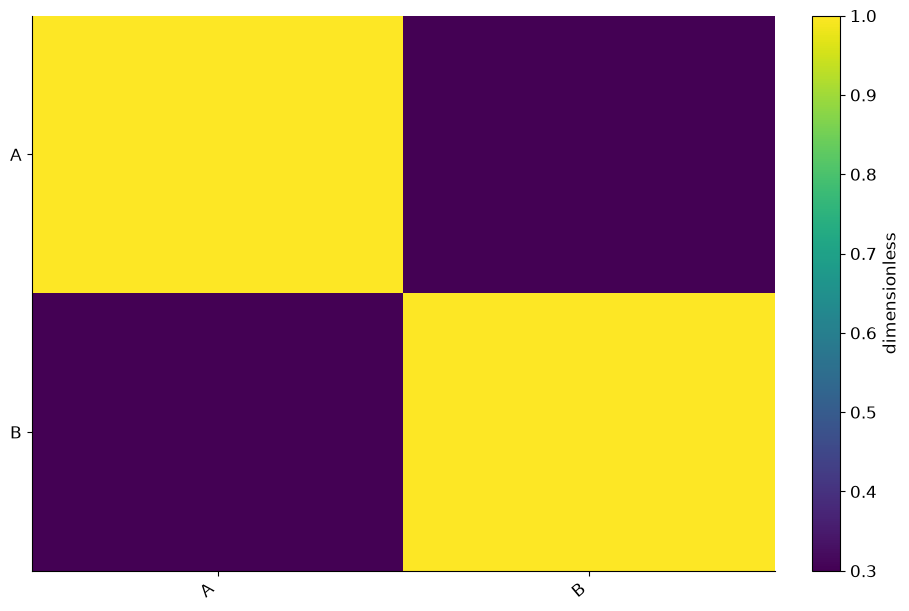

The Python source for this figure:
# Tuyan deterministic figure renderer v1; values are immutable source data.
import json
import math
import numpy as np
import matplotlib
matplotlib.use('Agg')
import matplotlib.pyplot as plt
from matplotlib.patches import Circle
from matplotlib.colors import ListedColormap, BoundaryNorm
d = json.loads("{\"type\":\"heatmap\",\"rows\":[{\"row\":\"A\",\"column\":\"A\",\"value\":1},{\"row\":\"A\",\"column\":\"B\",\"value\":0.3},{\"row\":\"B\",\"column\":\"A\",\"value\":0.3},{\"row\":\"B\",\"column\":\"B\",\"value\":1}],\"units\":{\"value\":\"dimensionless\",\"x\":\"dimensionless\",\"y\":\"dimensionless\",\"size\":\"dimensionless\",\"low\":\"dimensionless\",\"high\":\"dimensionless\",\"start\":\"dimensionless\",\"end\":\"dimensionless\",\"effect\":\"dimensionless\",\"p\":\"dimensionless\",\"mean\":\"dimensionless\",\"fpr\":\"dimensionless\",\"tpr\":\"dimensionless\",\"recall\":\"dimensionless\",\"precision\":\"dimensionless\",\"predicted\":\"dimensionless\",\"observed\":\"dimensionless\",\"count\":\"dimensionless\",\"a\":\"dimensionless\",\"b\":\"dimensionless\",\"se\":\"dimensionless\",\"u\":\"dimensionless\",\"v\":\"dimensionless\",\"time\":\"dimensionless\",\"event\":\"dimensionless\"},\"options\":{\"bandwidth\":0.5,\"bins\":5,\"nullValue\":0,\"initialValue\":0,\"levels\":[0.5,1,1.5]},\"analysis\":{\"method\":\"pca\",\"description\":\"Synthetic precomputed QA values; not a statistical analysis of research data.\",\"pKind\":\"p\"},\"variants\":[],\"pixels\":1024,\"plotStyle\":{\"width\":9,\"height\":6,\"fontSize\":12}}")
r, kind, opt = d['rows'], d['type'], d['options']
plt.rcParams.update({'font.size':d['plotStyle']['fontSize']})
fig, ax = plt.subplots(figsize=(d['plotStyle']['width'], d['plotStyle']['height']), layout='constrained')
fig.set_facecolor('white')
fig._tuyan_target_pixels = d['pixels']
colors = ['#487968','#c58b53','#647da6','#a77592','#a5a659']
labels = [str(row.get('label',i+1)) for i,row in enumerate(r)]
unit = d['units']
def col(name):
    return np.array([row[name] for row in r], dtype=float)
def grouped():
    names = list(dict.fromkeys([str(row.get('group','Data')) for row in r]))
    return names, [np.array([row['value'] for row in r if str(row.get('group','Data')) == name], dtype=float) for name in names]
def density(values):
    # User-specified positive bandwidth; no concealed automatic inference.
    bw=float(opt['bandwidth'])
    grid=np.linspace(float(min(values))-3*bw,float(max(values))+3*bw,256)
    z=(grid[:,None]-values[None,:])/bw
    return grid,np.exp(-0.5*z*z).mean(axis=1)/(bw*math.sqrt(2*math.pi))
if kind in ['bar','dotplot','lollipop','forest']:
    y=np.arange(len(r)); values=col('value')
    if kind=='bar':
        bars=ax.barh(y,values,color=colors[0]); assert np.allclose([b.get_width() for b in bars],values)
    elif kind=='lollipop':
        ax.hlines(y,0,values,color=colors[0]); ax.scatter(values,y,color=colors[0])
    elif kind=='forest':
        ax.errorbar(values,y,xerr=np.vstack([values-col('low'),col('high')-values]),fmt='o',color=colors[0],capsize=3)
        ax.axvline(float(opt['nullValue']),color='#969e96',linestyle='--')
    else: ax.scatter(values,y,color=colors[0])
    ax.set_yticks(y,labels);ax.invert_yaxis();ax.set_xlabel(unit['value'])
elif kind in ['dumbbell','gantt']:
    y=np.arange(len(r));start,end=col('start'),col('end')
    if kind=='gantt': ax.barh(y,end-start,left=start,color=colors[0])
    else:
        ax.hlines(y,start,end,color='#9da99e');ax.scatter(start,y,label=opt.get('startLabel','Start'),color=colors[0]);ax.scatter(end,y,label=opt.get('endLabel','End'),color=colors[1]);ax.legend()
    ax.set_yticks(y,labels);ax.invert_yaxis();ax.set_xlabel(unit['start'])
elif kind=='waterfall':
    values=col('value');start=float(opt['initialValue'])+np.r_[0,np.cumsum(values)[:-1]]
    ax.bar(np.arange(len(r)),values,bottom=start,color=[colors[0] if v>=0 else colors[1] for v in values]);ax.set_xticks(np.arange(len(r)),labels,rotation=30);ax.set_ylabel(unit['value']);ax.axhline(0,color='#adb3a9')
elif kind=='histogram':
    values=col('value');counts,edges=np.histogram(values,bins=opt['bins'])
    assert int(counts.sum())==len(values)
    artists=ax.bar(edges[:-1],counts,width=np.diff(edges),align='edge',color=colors[0],edgecolor='white')
    assert np.allclose([p.get_height() for p in artists],counts)
    ax.set_xlabel(unit['value']);ax.set_ylabel('Count')
elif kind=='stripplot':
    names,groups=grouped()
    for i,values in enumerate(groups):ax.scatter(np.full(len(values),i),values,color=colors[i%len(colors)],s=22,alpha=.7)
    ax.set_xticks(np.arange(len(names)),names);ax.set_ylabel(unit['value'])
elif kind in ['boxplot','violin','raincloud','density','ridgeline']:
    names,groups=grouped()
    if kind=='boxplot': ax.boxplot(groups,whis=1.5,showfliers=True);ax.set_xticks(np.arange(len(names))+1,names);ax.set_ylabel(unit['value'])
    elif kind=='violin':
        # bw_method is explicit to avoid a hidden bandwidth choice.
        ax.violinplot(groups,showmeans=False,showmedians=True,bw_method=float(opt['bandwidth']));ax.set_xticks(np.arange(len(names))+1,names);ax.set_ylabel(unit['value'])
    else:
        for i,values in enumerate(groups):
            grid,pdf=density(values); color=colors[i%len(colors)]
            if kind=='density': ax.plot(grid,pdf,color=color,label=names[i])
            else:
                base=float(i);scale=0.65/max(pdf) if max(pdf)>0 else 1
                ax.fill_between(grid,base,base+pdf*scale,color=color,alpha=0.45)
                if kind=='raincloud':
                    ax.scatter(values,np.full(len(values),base-0.15),color=color,s=15)
                    ax.boxplot([values],positions=[base-0.35],vert=False,widths=.15,whis=1.5,manage_ticks=False)
        ax.set_xlabel(unit['value'])
        if kind=='density':ax.set_ylabel('Density');ax.legend()
        else:ax.set_yticks(np.arange(len(names)),names)
elif kind=='ecdf':
    values=np.sort(col('value')); p=np.arange(1,len(values)+1)/len(values)
    line=ax.step(values,p,where='post',color=colors[0])[0];assert np.allclose(line.get_ydata(),p)
    ax.set_xlabel(unit['value']);ax.set_ylabel('Cumulative proportion');ax.set_ylim(0,1)
elif kind in ['line','area','scatter','bubble','ordination','ma_plot','volcano','roc','pr_curve','calibration','bland_altman','funnel_meta']:
    xname,yname='x','y'
    if kind=='ma_plot':xname,yname='mean','effect'
    if kind=='roc':xname,yname='fpr','tpr'
    if kind=='pr_curve':xname,yname='recall','precision'
    if kind=='calibration':xname,yname='predicted','observed'
    if kind=='funnel_meta':xname,yname='effect','se'
    if kind=='volcano':x=col('effect');y=-np.log10(col('p'));xlabel='Effect ('+unit['effect']+')';ylabel='-log10('+d['analysis']['pKind']+')'
    elif kind=='bland_altman':
        a,b=col('a'),col('b');x=(a+b)/2;y=a-b;bias=np.mean(y);sd=np.std(y,ddof=1)
        for line,label in [(bias,'Mean difference'),(bias-1.96*sd,'Lower agreement limit'),(bias+1.96*sd,'Upper agreement limit')]:ax.axhline(line,color='#9a9f96',linestyle='--',label=label)
        ax.legend(fontsize=8);xlabel='Mean ('+unit['a']+')';ylabel='A - B ('+unit['a']+')'
    else:x,y=col(xname),col(yname);xlabel=xname+' ('+unit[xname]+')';ylabel=yname+' ('+unit[yname]+')'
    if kind in ['line','area','roc','pr_curve','calibration']:
        order=np.lexsort((y,x)) if kind=='roc' else np.argsort(x,kind='stable');x,y=x[order],y[order]
        artist=ax.plot(x,y,color=colors[0],marker='o',markersize=3)[0];assert np.allclose(artist.get_ydata(),y)
        if kind=='area':ax.fill_between(x,0,y,color=colors[0],alpha=.25)
    else:
        artist=ax.scatter(x,y,s=col('size')*float(opt.get('areaScale',20)) if kind=='bubble' else 26,color=colors[0]);assert np.allclose(artist.get_offsets(),np.column_stack([x,y]))
    ax.set_xlabel(xlabel);ax.set_ylabel(ylabel)
    if kind=='bubble':
        handles,legend_labels=artist.legend_elements(prop='sizes',num=3,func=lambda size:size/float(opt.get('areaScale',20)))
        ax.legend(handles,legend_labels,title='Area ('+unit['size']+')',fontsize=8)
    if kind in ['roc','calibration']:ax.plot([0,1],[0,1],linestyle='--',color='#adb3a9');ax.set_xlim(0,1);ax.set_ylim(0,1)
    if kind=='pr_curve':ax.set_xlim(0,1);ax.set_ylim(0,1)
    if kind=='funnel_meta':ax.invert_yaxis()
    if kind=='ordination':ax.text(.01,1.02,d['analysis']['method'].upper(),transform=ax.transAxes,fontsize=10)
elif kind in ['heatmap','adjacency_matrix','correlation_matrix','confusion_matrix','bubble_matrix','binary_matrix']:
    names_y=list(dict.fromkeys([str(row['row']) for row in r]));names_x=list(dict.fromkeys([str(row['column']) for row in r]))
    matrix=np.full((len(names_y),len(names_x)),np.nan)
    for row in r:matrix[names_y.index(str(row['row'])),names_x.index(str(row['column']))]=row['value']
    if kind=='bubble_matrix':
        for row in r:ax.scatter(names_x.index(str(row['column'])),names_y.index(str(row['row'])),s=row['value']*float(opt.get('areaScale',25)),color=colors[0])
        ax.invert_yaxis()
    elif kind=='binary_matrix':
        cmap=ListedColormap(['#f1f3ed','#487968']);cmap.set_bad('#b7b9b2')
        img=ax.pcolormesh(np.arange(len(names_x)+1)-.5,np.arange(len(names_y)+1)-.5,matrix,cmap=cmap,norm=BoundaryNorm([-.5,.5,1.5],2),shading='flat');ax.invert_yaxis();fig.colorbar(img,ax=ax,ticks=[0,1],label='0 absent / 1 present; grey missing')
        assert np.allclose(img.get_array(),matrix,equal_nan=True)
    else:
        img=ax.pcolormesh(np.arange(len(names_x)+1)-.5,np.arange(len(names_y)+1)-.5,matrix,cmap='RdBu_r' if kind=='correlation_matrix' else 'viridis',vmin=-1 if kind=='correlation_matrix' else None,vmax=1 if kind=='correlation_matrix' else None,shading='flat');ax.invert_yaxis();fig.colorbar(img,ax=ax,label=unit['value'])
        assert np.allclose(img.get_array(),matrix,equal_nan=True)
    ax.set_xticks(np.arange(len(names_x)),names_x,rotation=40,ha='right');ax.set_yticks(np.arange(len(names_y)),names_y)
    if kind=='confusion_matrix':ax.set_xlabel('Predicted class');ax.set_ylabel('True class')
elif kind=='pie':
    values=col('value');wedges,_=ax.pie(values,labels=labels,colors=colors,normalize=True)
    assert np.allclose([(w.theta2-w.theta1)/360 for w in wedges],values/sum(values),atol=1e-6)
elif kind=='rose':
    fig.delaxes(ax);ax=fig.add_subplot(111,projection='polar');values=col('value');theta=np.arange(len(r))*2*np.pi/len(r)
    ax.bar(theta,np.sqrt(values),width=2*np.pi/len(r),color=colors[0],edgecolor='white');ax.set_xticks(theta,labels);ax.set_ylabel('Radius = sqrt(value)')
elif kind in ['gene_track','protein_domain']:
    start,end=col('start'),col('end');ax.barh(np.arange(len(r)),end-start,left=start,color=colors[0]);ax.set_yticks(np.arange(len(r)),labels);ax.set_xlabel(unit['start']);ax.invert_yaxis()
elif kind=='vector_field':
    artist=ax.quiver(col('x'),col('y'),col('u'),col('v'),angles='xy',scale_units='xy',scale=1,color=colors[0]);ax.set_xlabel(unit['x']);ax.set_ylabel(unit['y']);ax.set_aspect('equal')
elif kind=='contour':
    xs=np.unique(col('x'));ys=np.unique(col('y'));z=np.full((len(ys),len(xs)),np.nan)
    for row in r:z[list(ys).index(row['y']),list(xs).index(row['x'])]=row['value']
    cs=ax.contour(xs,ys,z,levels=opt['levels'])
    for label in ax.clabel(cs,inline=False,fontsize=8):label.set_bbox({'facecolor':'white','edgecolor':'none','pad':1})
    ax.set_xlabel(unit['x']);ax.set_ylabel(unit['y'])
elif kind=='kaplan_meier':
    names=list(dict.fromkeys([str(row.get('group','Data')) for row in r]))
    for i,name in enumerate(names):
        data=[row for row in r if str(row.get('group','Data'))==name];times=sorted(set(row['time'] for row in data));xs=[0.];ys=[1.];s=1.
        for t in times:
            risk=sum(row['time']>=t for row in data);events=sum(row['time']==t and row['event']==1 for row in data)
            s=s*(1-events/risk);xs.append(t);ys.append(s)
            cens=sum(row['time']==t and row['event']==0 for row in data)
            if cens:ax.plot(t,s,marker='+',color=colors[i%len(colors)])
        ax.step(xs,ys,where='post',label=name,color=colors[i%len(colors)])
    ax.set_ylim(0,1.03);ax.set_ylabel('Survival probability (no CI estimated)');ax.set_xlabel(unit['time']);ax.legend()
elif kind in ['venn','upset']:
    names=[row['set'] for row in r];sets=[set(row['members']) for row in r];members=set().union(*sets);counts={}
    for item in members:
        mask=tuple(item in s for s in sets);counts[mask]=counts.get(mask,0)+1
    if kind=='venn':
        for x,color,name in [(0.4,colors[0],names[0]),(.65,colors[1],names[1])]:ax.add_patch(Circle((x,.5),.23,facecolor=color,alpha=.25));ax.text(x,.78,name,ha='center')
        for x,key in [(.29,(True,False)),(.525,(True,True)),(.76,(False,True))]:ax.text(x,.5,str(counts.get(key,0)),ha='center')
        ax.set_xlim(0,1.05);ax.set_ylim(0,1);ax.set_aspect('equal');ax.axis('off');ax.text(.5,.1,'Areas are schematic; labels show exact counts',ha='center',fontsize=8)
    else:
        masks=sorted(counts,key=lambda m:(-counts[m],m));ax.bar(np.arange(len(masks)),[counts[m] for m in masks],color=colors[0]);ax.set_xticks(np.arange(len(masks)),[' & '.join(names[i] for i,v in enumerate(m) if v) for m in masks],rotation=35,ha='right');ax.set_ylabel('Exclusive intersection size')
        # Membership matrix below bars is necessary to distinguish UpSet from a bar chart.
        matrix_ax=ax.inset_axes([0,-.48,1,.27]);matrix_ax.set_xlim(-.5,len(masks)-.5)
        for j,m in enumerate(masks):
            ys=[i for i,v in enumerate(m) if v];matrix_ax.plot([j]*len(ys),ys,color=colors[0]);matrix_ax.scatter([j]*len(names),np.arange(len(names)),color=[colors[0] if v else '#dde1d8' for v in m])
        matrix_ax.set_yticks(np.arange(len(names)),names);matrix_ax.set_xticks([]);matrix_ax.invert_yaxis()

checks={}
computed={}
def audit(name,actual,expected,atol=1e-8):
    a=np.asarray(actual,dtype=float);e=np.asarray(expected,dtype=float)
    assert a.shape==e.shape and np.allclose(a,e,rtol=1e-7,atol=atol,equal_nan=True), 'Numeric artist mismatch: '+name
    mask=np.isfinite(a)&np.isfinite(e)
    error=float(np.max(np.abs(a[mask]-e[mask]))) if np.any(mask) else 0.
    checks[name]={'count':int(a.size),'absoluteError':error,'passed':True}
if kind=='bar':audit('bar_widths',[p.get_width() for p in ax.patches],col('value'))
elif kind in ['dotplot','lollipop']:audit('point_values',ax.collections[-1].get_offsets()[:,0],col('value'))
elif kind=='forest':
    audit('point_estimates',ax.lines[0].get_xdata(),col('value'))
    audit('intervals',np.array(ax.collections[0].get_segments())[:,:,0],np.column_stack([col('low'),col('high')]))
elif kind=='dumbbell':
    audit('start_points',ax.collections[1].get_offsets()[:,0],col('start'));audit('end_points',ax.collections[2].get_offsets()[:,0],col('end'))
elif kind=='gantt':
    audit('interval_start',[p.get_x() for p in ax.patches],col('start'));audit('interval_width',[p.get_width() for p in ax.patches],col('end')-col('start'))
elif kind=='waterfall':
    audit('increments',[p.get_height() for p in ax.patches],col('value'));audit('cumulative_baselines',[p.get_y() for p in ax.patches],float(opt['initialValue'])+np.r_[0,np.cumsum(col('value'))[:-1]])
    computed['cumulativeValues']=(float(opt['initialValue'])+np.cumsum(col('value'))).tolist()
elif kind=='histogram':
    audit('bin_heights',[p.get_height() for p in ax.patches],counts);audit('total_count',[sum(p.get_height() for p in ax.patches)],[len(r)]);computed['binEdges']=edges.tolist();computed['binCounts']=counts.tolist()
elif kind=='stripplot':
    for i,values in enumerate(groups):audit('observations_'+str(i),ax.collections[i].get_offsets()[:,1],values)
elif kind=='boxplot':
    for i,values in enumerate(groups):audit('median_'+str(i),ax.lines[i*7+5].get_ydata(),[np.median(values)]*2)
elif kind=='violin':
    medians=ax.collections[-1].get_segments();audit('medians',[x[0,1] for x in medians],[np.median(v) for v in groups])
elif kind in ['density','ridgeline','raincloud']:
    computed['bandwidth']=float(opt['bandwidth']);computed['groupSizes']=[len(v) for v in groups]
    for i,values in enumerate(groups):
        grid,pdf=density(values)
        if kind=='density':audit('density_'+str(i),ax.lines[i].get_ydata(),pdf)
        else:
            top=np.column_stack([grid,i+pdf*(.65/max(pdf))]);bottom=np.column_stack([grid,np.full(len(grid),i)])
            expected=np.vstack([top[0],bottom,top[-1],top[::-1],top[0]])
            audit('density_polygon_'+str(i),ax.collections[i*(2 if kind=='raincloud' else 1)].get_paths()[0].vertices,expected)
        if kind=='raincloud':audit('observations_'+str(i),ax.collections[i*2+1].get_offsets()[:,0],values)
elif kind=='ecdf':
    audit('ecdf_sorted_values',ax.lines[0].get_xdata(),np.sort(col('value')));audit('ecdf_probability',ax.lines[0].get_ydata(),np.arange(1,len(r)+1)/len(r))
elif kind in ['line','area','roc','pr_curve','calibration']:audit('plotted_xy',np.column_stack([artist.get_xdata(),artist.get_ydata()]),np.column_stack([x,y]))
elif kind in ['scatter','bubble','ordination','ma_plot','volcano','bland_altman','funnel_meta']:
    audit('point_coordinates',artist.get_offsets(),np.column_stack([x,y]))
    if kind=='bubble':audit('marker_area',artist.get_sizes(),col('size')*float(opt.get('areaScale',20)))
    if kind=='volcano':computed['negativeLog10P']=y.tolist()
    if kind=='bland_altman':
        audit('agreement_limits',[ln.get_ydata()[0] for ln in ax.lines[:3]],[bias,bias-1.96*sd,bias+1.96*sd]);computed.update({'meanDifference':float(bias),'sampleSdDifference':float(sd),'limits':[float(bias-1.96*sd),float(bias+1.96*sd)]})
elif kind in ['heatmap','adjacency_matrix','correlation_matrix','confusion_matrix','binary_matrix']:audit('matrix_cells',img.get_array(),matrix);computed['missingCells']=int(np.isnan(matrix).sum())
elif kind=='bubble_matrix':audit('marker_areas',[c.get_sizes()[0] for c in ax.collections],col('value')*float(opt.get('areaScale',25)))
elif kind=='pie':audit('angular_proportions',[(w.theta2-w.theta1)/360 for w in wedges],col('value')/sum(col('value')),1e-6)
elif kind=='rose':audit('area_proportions',[p.get_height()**2 for p in ax.patches],col('value'))
elif kind=='vector_field':audit('vectors',np.column_stack([artist.U,artist.V]),np.column_stack([col('u'),col('v')]))
elif kind=='contour':
    audit('contour_levels',cs.levels,opt['levels'])
    for level,path in zip(cs.levels,cs.get_paths()):
        points=path.vertices
        if len(points)==0:continue
        assert np.all(points[:,0]>=xs[0]) and np.all(points[:,0]<=xs[-1]) and np.all(points[:,1]>=ys[0]) and np.all(points[:,1]<=ys[-1]), 'Contour outside data grid'
        ix=np.clip(np.searchsorted(xs,points[:,0],side='right')-1,0,len(xs)-2);iy=np.clip(np.searchsorted(ys,points[:,1],side='right')-1,0,len(ys)-2)
        tx=(points[:,0]-xs[ix])/(xs[ix+1]-xs[ix]);ty=(points[:,1]-ys[iy])/(ys[iy+1]-ys[iy])
        interpolated=(1-tx)*(1-ty)*z[iy,ix]+tx*(1-ty)*z[iy,ix+1]+(1-tx)*ty*z[iy+1,ix]+tx*ty*z[iy+1,ix+1]
        audit('contour_vertices_'+str(float(level)),interpolated,np.full(len(points),level))
    computed['gridShape']=list(z.shape)
elif kind=='kaplan_meier':
    survival_lines=[ln for ln in ax.lines if ln.get_drawstyle()=='steps-post']
    for i,name in enumerate(names):
        data=[row for row in r if str(row.get('group','Data'))==name];prob=1.;expected=[1.]
        for t in sorted(set(row['time'] for row in data)):
            prob*=1-sum(row['time']==t and row['event']==1 for row in data)/sum(row['time']>=t for row in data);expected.append(prob)
        audit('survival_'+str(i),survival_lines[i].get_ydata(),expected)
        computed[name]={'survival':expected}
elif kind=='venn':audit('intersection_labels',[float(t.get_text()) for t in ax.texts[2:5]],[counts.get((True,False),0),counts.get((True,True),0),counts.get((False,True),0)])
elif kind=='upset':audit('exclusive_intersections',[p.get_height() for p in ax.patches],[counts[m] for m in masks]);audit('union_size',[sum(p.get_height() for p in ax.patches)],[len(members)])
assert checks, 'Missing numeric audit for '+kind
fig._tuyan_validation={'typeId':kind,'checks':checks,'computations':computed,'analysis':d['analysis'],'suppliedFields':list(r[0]),'dataSourcePolicy':'User supplied values; artist checks do not establish source authenticity or study validity.'}

for collection in fig.findobj(matplotlib.collections.Collection):collection.set_rasterized(False)
for spine in ['top','right']:
    if spine in ax.spines: ax.spines[spine].set_visible(False)
